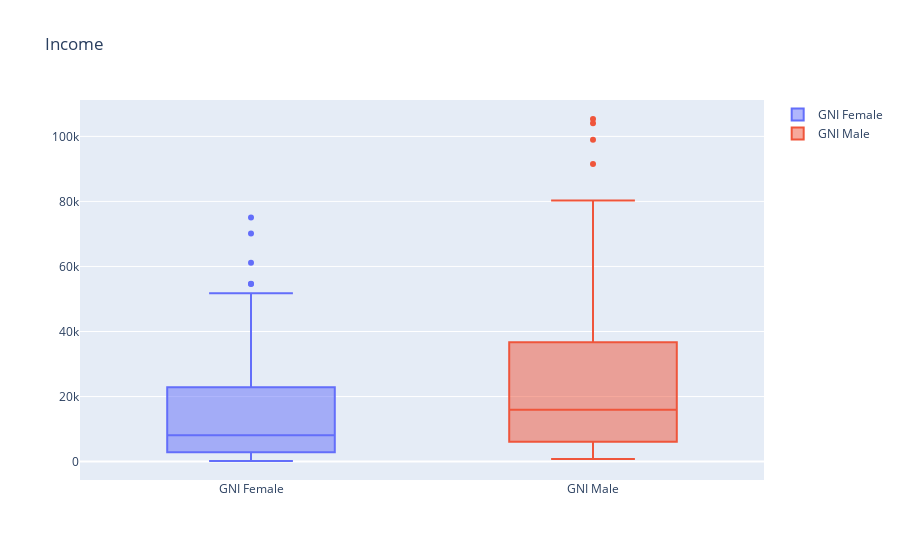

The notebook cell saved with this chart:
### Code cell
trace1 = go.Box(
    y=gd2.iloc[:, 11],
    name = "GNI Female"
)
trace2 = go.Box(
    y=gd2.iloc[:, 12],
    name = "GNI Male"
)
fig = go.Figure( data = [trace1, trace2], layout = dict(title = "Income"))
#iplot(fig) #I found this code online, but I don't know why it cannot show the vis in my colab
fig.show()

### Figure 1 — Plotly figure (JSON) as saved in the notebook; plotly's stock layout.template omitted (floating-point values rounded to 4 significant figures; data arrays with more than 128 entries replaced by an {"elided": "..."} marker saying what was removed)
{"data": [{"name": "GNI Female", "y": {"elided": "191 mixed values"}, "type": "box"}, {"name": "GNI Male", "y": {"elided": "191 mixed values"}, "type": "box"}], "layout": {"title": {"text": "Income"}}}
